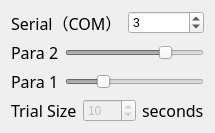
  <widget class="QWidget" name="layoutWidget">
   <property name="geometry">
    <rect>
     <x>450</x>
     <y>340</y>
     <width>215</width>
     <height>131</height>
    </rect>
   </property>
   <layout class="QVBoxLayout" name="verticalLayout_3">
    <item>
     <layout class="QHBoxLayout" name="DataGloveCOM">
      <item>
       <widget class="QLabel" name="comPort_label">
        <property name="font">
         <font>
          <family>等线</family>
          <pointsize>12</pointsize>
         </font>
        </property>
        <property name="text">
         <string>Serial（COM）</string>
        </property>
       </widget>
      </item>
      <item>
       <widget class="QSpinBox" name="COMPort">
        <property name="enabled">
         <bool>true</bool>
        </property>
        <property name="focusPolicy">
         <enum>Qt::NoFocus</enum>
        </property>
        <property name="value">
         <number>3</number>
        </property>
       </widget>
      </item>
     </layout>
    </item>
    <item>
     <layout class="QHBoxLayout" name="horizontalLayout_2">
      <item>
       <widget class="QLabel" name="label_2">
        <property name="font">
         <font>
          <family>等线</family>
          <pointsize>12</pointsize>
         </font>
        </property>
        <property name="text">
         <string>Para 2</string>
        </property>
       </widget>
      </item>
      <item>
       <widget class="QSlider" name="maxSlider">
        <property name="enabled">
         <bool>false</bool>
        </property>
        <property name="focusPolicy">
         <enum>Qt::NoFocus</enum>
        </property>
        <property name="maximum">
         <number>100</number>
        </property>
        <property name="pageStep">
         <number>1</number>
        </property>
        <property name="value">
         <number>75</number>
        </property>
        <property name="orientation">
         <enum>Qt::Horizontal</enum>
        </property>
       </widget>
      </item>
     </layout>
    </item>
    <item>
     <layout class="QHBoxLayout" name="horizontalLayout_4">
      <item>
       <widget class="QLabel" name="label">
        <property name="font">
         <font>
          <family>等线</family>
          <pointsize>12</pointsize>
         </font>
        </property>
        <property name="text">
         <string>Para 1</string>
        </property>
       </widget>
      </item>
      <item>
       <widget class="QSlider" name="miniSlider">
        <property name="enabled">
         <bool>false</bool>
        </property>
        <property name="focusPolicy">
         <enum>Qt::NoFocus</enum>
        </property>
        <property name="maximum">
         <number>100</number>
        </property>
        <property name="pageStep">
         <number>1</number>
        </property>
        <property name="value">
         <number>25</number>
        </property>
        <property name="orientation">
         <enum>Qt::Horizontal</enum>
        </property>
       </widget>
      </item>
     </layout>
    </item>
    <item>
     <layout class="QHBoxLayout" name="SecondPerTrial_style">
      <item>
       <widget class="QLabel" name="SecondPerTrial_label1">
        <property name="font">
         <font>
          <family>等线</family>
          <pointsize>12</pointsize>
         </font>
        </property>
        <property name="text">
         <string>Trial Size</string>
        </property>
       </widget>
      </item>
      <item>
       <widget class="QSpinBox" name="SecondPerTrial">
        <property name="enabled">
         <bool>false</bool>
        </property>
        <property name="focusPolicy">
         <enum>Qt::NoFocus</enum>
        </property>
        <property name="minimum">
         <number>7</number>
        </property>
        <property name="maximum">
         <number>20</number>
        </property>
        <property name="value">
         <number>10</number>
        </property>
       </widget>
      </item>
      <item>
       <widget class="QLabel" name="SecondPerTrial_label2">
        <property name="font">
         <font>
          <family>等线</family>
          <pointsize>12</pointsize>
         </font>
        </property>
        <property name="text">
         <string>seconds</string>
        </property>
       </widget>
      </item>
     </layout>
    </item>
   </layout>
  </widget>
